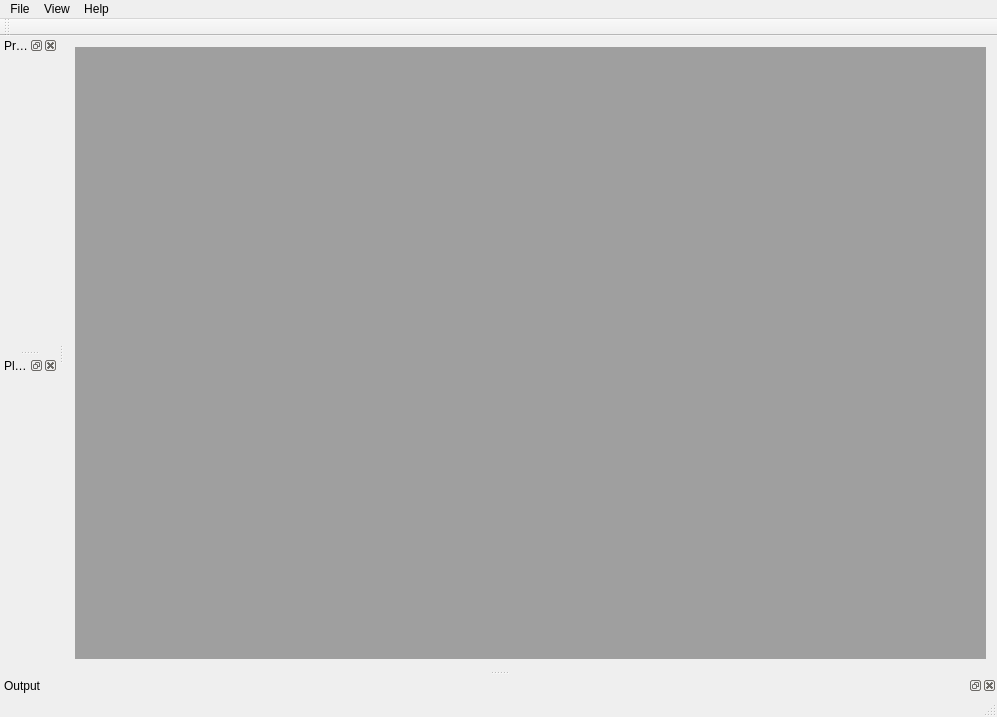
<?xml version="1.0" encoding="UTF-8"?>
<ui version="4.0">
 <class>ATEnvironmentClass</class>
 <widget class="QMainWindow" name="ATEnvironmentClass">
  <property name="geometry">
   <rect>
    <x>0</x>
    <y>0</y>
    <width>997</width>
    <height>717</height>
   </rect>
  </property>
  <property name="windowTitle">
   <string>ATEnvironment</string>
  </property>
  <widget class="QWidget" name="centralWidget">
   <layout class="QHBoxLayout" name="horizontalLayout">
    <item>
     <widget class="QMdiArea" name="mdiArea">
      <property name="viewMode">
       <enum>QMdiArea::TabbedView</enum>
      </property>
      <property name="documentMode">
       <bool>true</bool>
      </property>
      <property name="tabsClosable">
       <bool>true</bool>
      </property>
      <property name="tabsMovable">
       <bool>true</bool>
      </property>
     </widget>
    </item>
   </layout>
  </widget>
  <widget class="QMenuBar" name="menuBar">
   <property name="geometry">
    <rect>
     <x>0</x>
     <y>0</y>
     <width>997</width>
     <height>18</height>
    </rect>
   </property>
   <widget class="QMenu" name="menuFile">
    <property name="title">
     <string>File</string>
    </property>
    <widget class="QMenu" name="menuNew">
     <property name="title">
      <string>New</string>
     </property>
     <addaction name="actionNewProject"/>
    </widget>
    <addaction name="menuNew"/>
    <addaction name="actionOpen_Project"/>
    <addaction name="actionSave_Project"/>
    <addaction name="separator"/>
    <addaction name="actionExit"/>
   </widget>
   <widget class="QMenu" name="menuView">
    <property name="title">
     <string>View</string>
    </property>
   </widget>
   <widget class="QMenu" name="menuHelp">
    <property name="title">
     <string>Help</string>
    </property>
    <addaction name="actionAbout"/>
   </widget>
   <addaction name="menuFile"/>
   <addaction name="menuView"/>
   <addaction name="menuHelp"/>
  </widget>
  <widget class="QToolBar" name="mainToolBar">
   <attribute name="toolBarArea">
    <enum>TopToolBarArea</enum>
   </attribute>
   <attribute name="toolBarBreak">
    <bool>false</bool>
   </attribute>
  </widget>
  <widget class="QStatusBar" name="statusBar"/>
  <widget class="QDockWidget" name="dwProjectExplorer">
   <property name="allowedAreas">
    <set>Qt::LeftDockWidgetArea|Qt::RightDockWidgetArea</set>
   </property>
   <property name="windowTitle">
    <string>Project Explorer</string>
   </property>
   <attribute name="dockWidgetArea">
    <number>1</number>
   </attribute>
   <widget class="AProjectExplorer" name="wdgProjectExplorer">
    <layout class="QVBoxLayout" name="verticalLayout">
     <property name="leftMargin">
      <number>0</number>
     </property>
     <property name="topMargin">
      <number>0</number>
     </property>
     <property name="rightMargin">
      <number>0</number>
     </property>
     <property name="bottomMargin">
      <number>0</number>
     </property>
    </layout>
   </widget>
  </widget>
  <widget class="QDockWidget" name="dockWidget_2">
   <property name="windowTitle">
    <string>Planner</string>
   </property>
   <attribute name="dockWidgetArea">
    <number>1</number>
   </attribute>
   <widget class="APlannerWidget" name="dockWidgetContents_2"/>
  </widget>
  <widget class="QDockWidget" name="dockWidget_3">
   <property name="allowedAreas">
    <set>Qt::BottomDockWidgetArea</set>
   </property>
   <property name="windowTitle">
    <string>Output</string>
   </property>
   <attribute name="dockWidgetArea">
    <number>8</number>
   </attribute>
   <widget class="AOuputWidget" name="dockWidgetContents_3"/>
  </widget>
  <action name="actionNewProject">
   <property name="text">
    <string>Project...</string>
   </property>
  </action>
  <action name="actionExit">
   <property name="text">
    <string>Exit</string>
   </property>
   <property name="shortcut">
    <string>Alt+F4</string>
   </property>
  </action>
  <action name="actionAbout">
   <property name="text">
    <string>About</string>
   </property>
  </action>
  <action name="actionOpen_Project">
   <property name="text">
    <string>Open Project...</string>
   </property>
  </action>
  <action name="actionSave_Project">
   <property name="text">
    <string>Save Project</string>
   </property>
  </action>
 </widget>
 <layoutdefault spacing="6" margin="11"/>
 <customwidgets>
  <customwidget>
   <class>AProjectExplorer</class>
   <extends>QWidget</extends>
   <header>AProjectExplorer.h</header>
   <container>1</container>
  </customwidget>
  <customwidget>
   <class>APlannerWidget</class>
   <extends>QWidget</extends>
   <header>APlannerWidget.h</header>
   <container>1</container>
  </customwidget>
  <customwidget>
   <class>AOuputWidget</class>
   <extends>QWidget</extends>
   <header>AOuputWidget.h</header>
   <container>1</container>
  </customwidget>
 </customwidgets>
 <resources>
  <include location="ATEnvironment.qrc"/>
 </resources>
 <connections/>
</ui>
